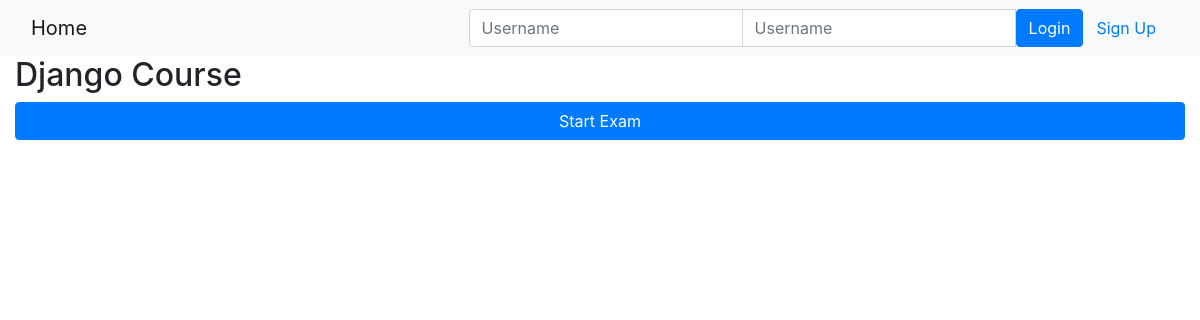
Page /onlinecourse/1/ on the earlier database version.
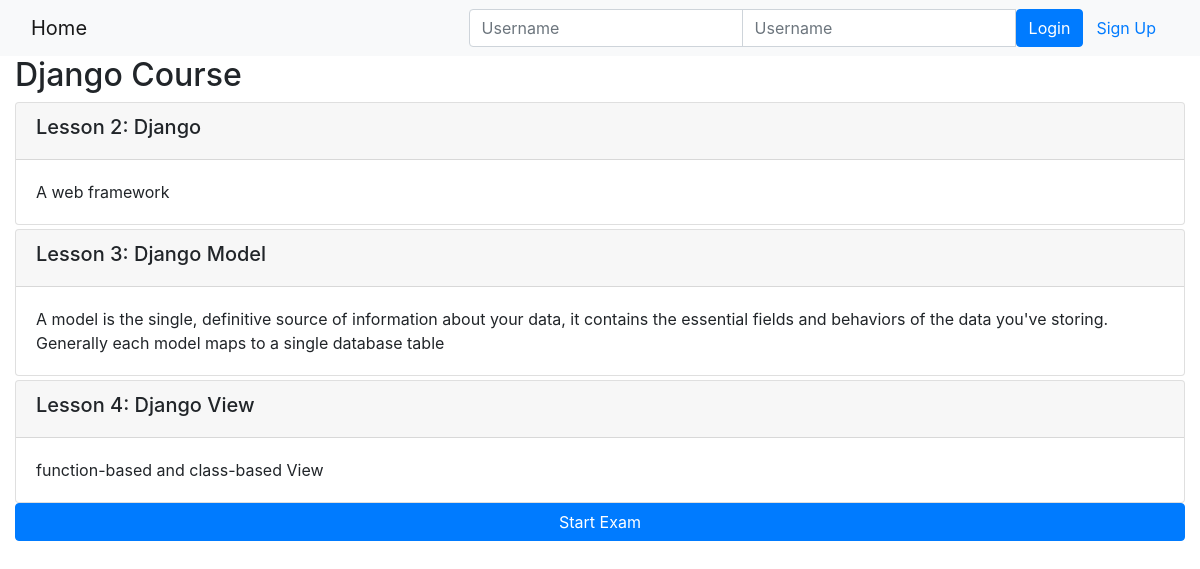
Same page on the later database version.
### onlinecourse/models.py (models this page shows, shortened)
class Course(models.Model):
    name = models.CharField(null=False, max_length=30, default='online course')
    image = models.ImageField(upload_to='course_images/')
    description = models.CharField(max_length=1000)
    pub_date = models.DateField(null=True)
    instructors = models.ManyToManyField(Instructor)
    users = models.ManyToManyField(settings.AUTH_USER_MODEL, through='Enrollment')
    total_enrollment = models.IntegerField(default=0)
    is_enrolled = False

class Lesson(models.Model):
    title = models.CharField(max_length=200, default="title")
    order = models.IntegerField(default=0)
    course = models.ForeignKey(Course, on_delete=models.CASCADE)
    content = models.TextField()

### onlinecourse/views.py (the view)
# urls.py: path('<int:pk>/', views.CourseDetailView.as_view(), name='course_details'),
class CourseDetailView(generic.DetailView):
    model = Course
    template_name = 'onlinecourse/course_detail_bootstrap.html'

### onlinecourse/templates/onlinecourse/course_detail_bootstrap.html (shortened to what this page needs)
<!DOCTYPE html>
<html lang="en">
<head>
     {% load static %}
    <link rel="stylesheet" href="https://maxcdn.bootstrapcdn.com/bootstrap/4.5.2/css/bootstrap.min.css">
</head>
<body>
    <nav class="navbar navbar-light bg-light">
        <div class="container-fluid">
            <div class="navbar-header">
                  <a class="navbar-brand" href="{% url 'onlinecourse:index' %}">Home</a>
            </div>
            <ul class="nav navbar-nav navbar-right">
                {% if user.is_authenticated %}
                <li>
                    <a class="btn btn-link" href="#">{{ user.first_name }}({{ user.username }})</a>
                    <a class="btn btn-link" href="{% url 'onlinecourse:logout' %}">Logout</a>
                </li>
                {% else %}
                <li>
                    <form class="form-inline" action="{% url 'onlinecourse:login' %}" method="post">
                        <div class="input-group">
                            <input type="text" class="form-control" placeholder="Username" name="username" >
                            <input type="password" class="form-control" placeholder="Username" name="psw" >
                            <button class="btn btn-primary" type="submit">Login</button>
                            <a class="btn btn-link" href="{% url 'onlinecourse:registration' %}">Sign Up</a>
                        </div>
                    </form>
                </li>
                {% endif %}
            </ul>
        </div>
    </nav>
    <div class="container-fluid">
            <h2>{{ course.name }}</h2>
            <div class="card-columns-vertical">
                {% for lesson in course.lesson_set.all %}
                    <div class="card mt-1">
                        <div class="card-header"><h5>Lesson {{lesson.order|add:1}}: {{lesson.title}}</h5></div>
                        <div class="card-body">{{lesson.content}}</div>
                    </div>
                {% endfor %}
            </div>
            <button type="button" class="btn btn-primary btn-block" data-toggle="collapse" data-target="#exam">Start Exam</button>
    </div>
</body>
</html>

Differences in the rows shown:
added Lesson: order|add "2", title "Django", content "A web framework"
added Lesson: order|add "3", title "Django Model", content "A model is the single, definitive source of information about your data, it contains the essential fields and behaviors of the data you've storing. Generally each model maps to a single database table"
added Lesson: order|add "4", title "Django View", content "function-based and class-based View"
